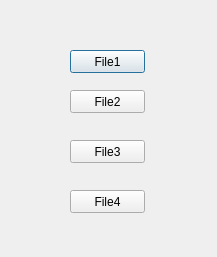
<?xml version="1.0" encoding="UTF-8"?>
<ui version="4.0">
 <class>surface</class>
 <widget class="QDialog" name="surface">
  <property name="geometry">
   <rect>
    <x>0</x>
    <y>0</y>
    <width>217</width>
    <height>257</height>
   </rect>
  </property>
  <property name="windowTitle">
   <string>surface</string>
  </property>
  <widget class="QPushButton" name="pushButton">
   <property name="geometry">
    <rect>
     <x>70</x>
     <y>50</y>
     <width>75</width>
     <height>23</height>
    </rect>
   </property>
   <property name="text">
    <string>File1</string>
   </property>
  </widget>
  <widget class="QPushButton" name="pushButton_2">
   <property name="geometry">
    <rect>
     <x>70</x>
     <y>90</y>
     <width>75</width>
     <height>23</height>
    </rect>
   </property>
   <property name="text">
    <string>File2</string>
   </property>
  </widget>
  <widget class="QPushButton" name="pushButton_3">
   <property name="geometry">
    <rect>
     <x>70</x>
     <y>140</y>
     <width>75</width>
     <height>23</height>
    </rect>
   </property>
   <property name="text">
    <string>File3</string>
   </property>
  </widget>
  <widget class="QPushButton" name="pushButton_4">
   <property name="geometry">
    <rect>
     <x>70</x>
     <y>190</y>
     <width>75</width>
     <height>23</height>
    </rect>
   </property>
   <property name="text">
    <string>File4</string>
   </property>
  </widget>
 </widget>
 <layoutdefault spacing="6" margin="11"/>
 <resources/>
 <connections/>
</ui>
